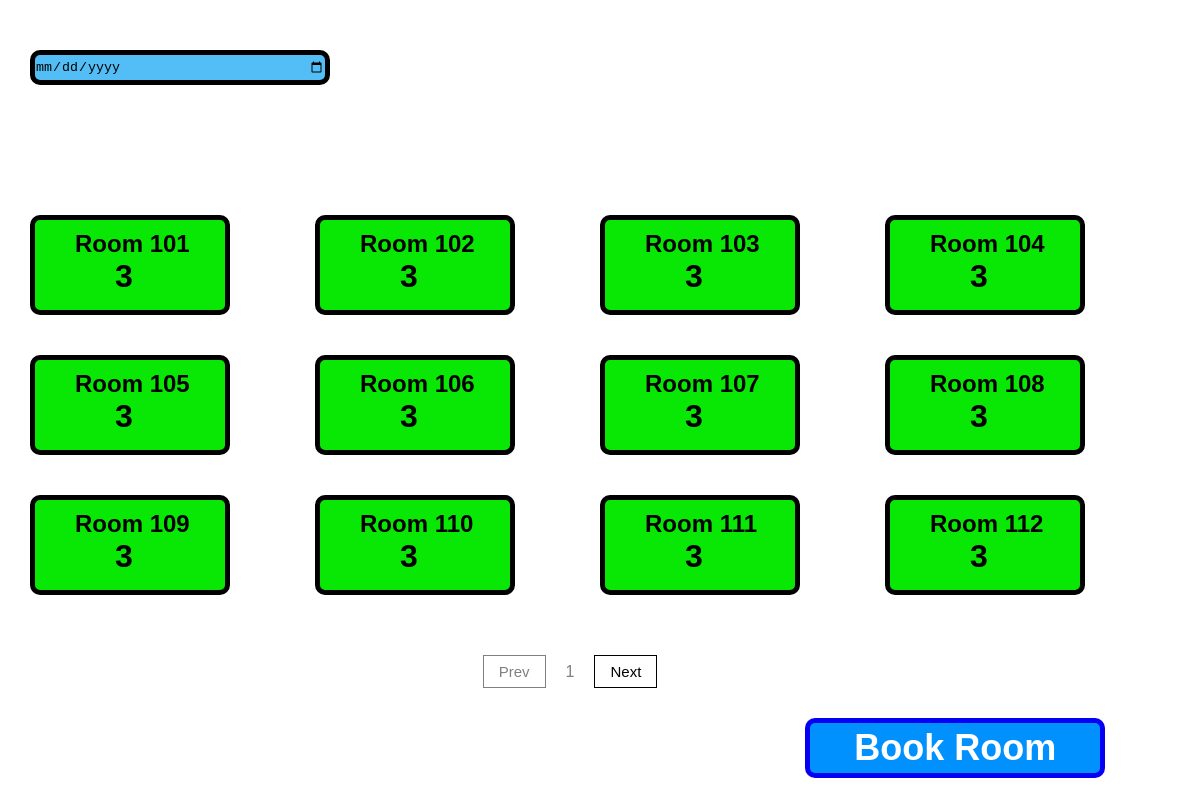
The page / on the database its author committed.
### tables this page shows
CREATE TABLE `room` (
  `id` int(11) NOT NULL,
  `room_count` int(11) NOT NULL DEFAULT 3
);

### index.php (the view, shortened to what this page needs)
<?php
include_once('./components/db.php');
$query = $conn->query("SELECT * FROM room");
?>
<!DOCTYPE html>
<html lang="en">
<head>
    <link rel="stylesheet" href="css/style.css?v=<?= time() ?>">
</head>
<body>
    <div class="container">
        <div class="group">
            <input type="date" name="begin" class="date" placeholder="Choose Date" value="" min="1997-01-01" max="2030-12-31">
        </div>
        <div class="blog gallery-items">
            <?php
            while ($room = $query->fetch_assoc()) : ?>
                <a href="text.php?id=<?= $room['id'] ?>" class="box__link <?= $room['room_count'] != 0 ? '' : 'active' ?> box item">
                    <h2 class="box-h1">Room <?= $room['id'] ?></h2>
                    <span class="box-span"><?= $room['room_count'] ?></span>
                </a>
            <?php endwhile; ?>
        </div>
        <div class="pagination">
            <div class="prev">Prev</div>
            <div class="page"> <span class="page-num"></span></div>
            <div class="next">Next</div>
        </div>
        <div class="gr">
            <a class="booknow" href="">Book Room</a>
        </div>
    </div>
</body>
</html>

### css/style.css (style rules this page uses)
* { margin: 0; padding: 0; box-sizing: border-box; }
body { font-family: sans-serif; }
a { text-decoration: none; }
.container { max-width: 1140px; margin: 0 auto; }
.group { padding-top: 50px; }
.gr { margin-top: 20px; margin-left: 68%; height: 60px; width: 300px; background-color: rgb(0, 145, 255); display: flex; align-items: center; justify-content: center; border: 5px solid #0400f3; border-radius: 10px; }
.booknow { color: rgb(255, 255, 255); font-size: 36px; font-weight: 700; padding: 10px; }
.date { height: 35px; width: 300px; background: rgba(74, 186, 246, 0.948); border: 5px solid rgb(0, 0, 0); border-radius: 10px; margin-bottom: 30px; }
.blog { padding-top: 100px; display: grid; grid-template-columns: auto auto auto auto; row-gap: 40px; }
.box { height: 100px; width: 200px; border: 5px solid #000; border-radius: 10px; display: flex; background: rgb(9, 232, 5); }
.box-h1 { color: #000; font-size: 24px; font-weight: 700; padding-top: 10px; padding-left: 40px; margin: 0 auto; }
.box-span { color: #000; font-size: 32px; font-weight: 700; padding-left: 80px; padding-top: 10px; }
.gallery-items .item.show { display: block; animation: show 0.5s ease; }
.pagination { width: 100%; display: flex; align-items: center; justify-content: center; margin-top: 60px; margin-bottom: 30px; padding-right: 60px; }
.pagination div { display: inline-block; margin: 0 10px; }
.pagination .page { color: gray; }
.pagination .prev, .pagination .next { color: #000; border: 1px solid #000; font-size: 15px; padding: 7px 15px; cursor: pointer; }
.pagination .prev.disabled, .pagination .next.disabled { border-color: gray; color: gray; pointer-events: none; }

### rows shown on the page
room: id "101", room_count "3"
room: id "102", room_count "3"
room: id "103", room_count "3"
room: id "104", room_count "3"
room: id "105", room_count "3"
room: id "106", room_count "3"
room: id "107", room_count "3"
room: id "108", room_count "3"
room: id "109", room_count "3"
room: id "110", room_count "3"
room: id "111", room_count "3"
room: id "112", room_count "3"
